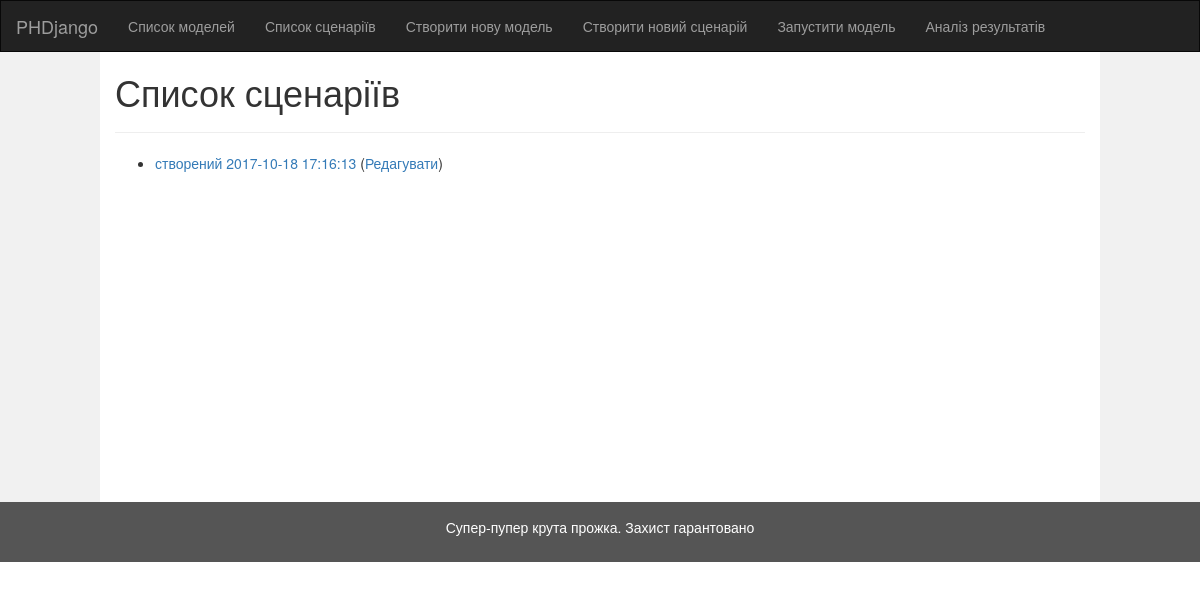
/models/model-run-config/, run on an earlier commit of the app's database.
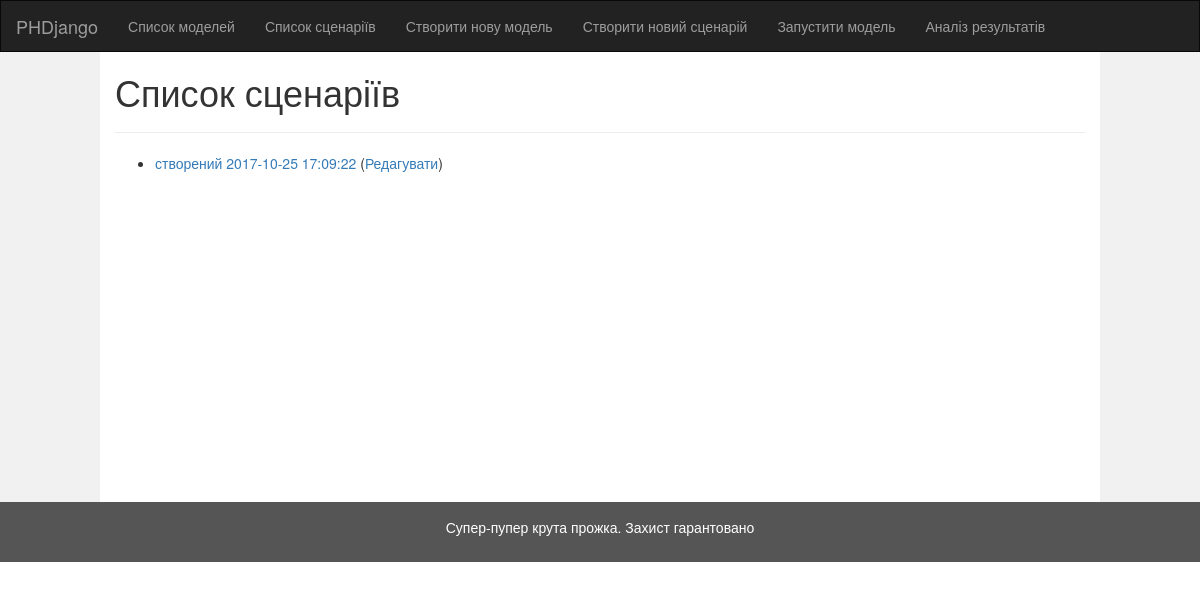
And on a later commit of the database.
### models/models.py (models this page shows)
class ModelRunConfiguration(models.Model):
    title = models.CharField(null=True, max_length=1024)
    created_at = models.DateTimeField(auto_now_add=True, null = True)
    iterations = models.IntegerField("Кількість ітерацій", default = 10)
    initial_money = models.FloatField("Початковий обсяг грошової маси", default = 100000)
    household_birth = models.IntegerField("Приріст чисельності домогосподарств", default = 10)
    firm_birth = models.IntegerField("Рівень появи нових фірм", default = 0)
    money_growth = models.FloatField("Приріст грошової маси", default = 2000)
    raw_firm_config = models.ForeignKey(FirmRunConfiguration, related_name="RawFirm", null=True)
    capital_firm_config = models.ForeignKey(FirmRunConfiguration, related_name="CapitalFirm", null=True)
    production_firm_config = models.ForeignKey(FirmRunConfiguration, related_name="ProductionFirm", null=True)
    household_config = models.ForeignKey(HouseholdRunConfiguration, related_name="Household", null=True)
    government_config = models.ForeignKey(GovernmentRunConfiguration, related_name="Government", null=True)
    outside_world_config = models.ForeignKey(OutsideWorldRunConfiguration, related_name="OutsideWorld", null=True)
    def natural_key(self):
        return (self.title, self.created_at, self.iterations, self.initial_money, self.household_birth, self.firm_birth,
                self.money_growth,) + self.raw_firm_config.natural_key() + self.capital_firm_config.natural_key() + \
               self.production_firm_config.natural_key() + self.household_config.natural_key() + self.government_config.natural_key() + \
               self.outside_world_config.natural_key()
    natural_key.dependencies = ['phdjango.FirmRunConfiguration', 'phdjango.HouseholdRunConfiguration',
                                'phdjango.GovernmentRunConfiguration', 'phdjango.OutsideWorldRunConfiguration']
    def __str__(self):
        return "Сценарій " + str(
            self.title) if self.title is not None else "" + " створений " + self.created_at.strftime("%Y-%m-%d %H:%M:%S")

### models/run_config_views.py (the view)
class RunConfIndexView(generic.ListView):
    template_name = 'models/run-conf-index.html'
    context_object_name = 'latest_run_conf_list'
    def get_queryset(self):
        return ModelRunConfiguration.objects.order_by('-created_at')

### models/templates/models/run-conf-index.html
{% extends 'models/base.html' %}
{% block title %}Список сценаріїв{% endblock %}
{% block content %}
    {% if latest_run_conf_list %}
        <ul>
            {% for model in latest_run_conf_list %}
                <li>
                    <a href="{% url 'models:model-run-config-detail' model.id %}">{{ model }}</a>
                    (<a href="{% url 'models:model-run-config-edit-basic' model.id %}">Редагувати</a>)
                </li>
            {% endfor %}
        </ul>
    {% else %}
        <p>Сценаріїв поки не створено.</p>
    {% endif %}
{% endblock %}

What changed in the data, as far as the page shows it:
changed ModelRunConfiguration: title+created_at "створений 2017-10-18 17:16:13" → "створений 2017-10-25 17:09:22"
